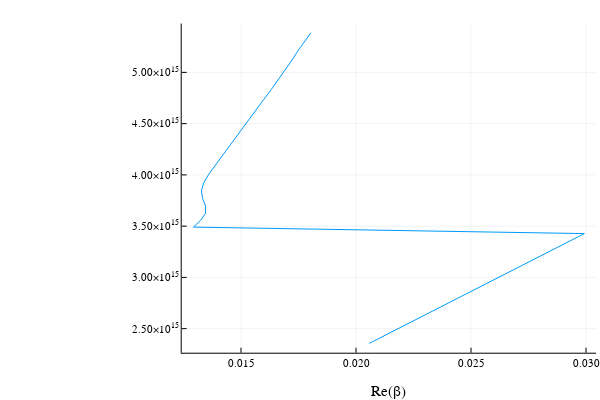

The notebook cell this image was saved under:
### Code cell
plot(real(βtt),3e17k₀A,label=:none,xlabel="Re(β)")

### Figure 1 — Plotly figure (JSON) as saved in the notebook; plotly's stock layout.template omitted (floating-point values rounded to 4 significant figures)
{"data": [{"colorbar": {"len": 0.9143, "title": {"text": ""}, "x": 0.9934, "y": 0.533}, "legendgroup": "", "line": {"color": "rgba(0, 154, 250, 1.000)", "dash": "solid", "shape": "linear", "width": 1}, "mode": "lines", "name": "", "showlegend": false, "type": "scatter", "x": [0.01804, 0.01755, 0.01714, 0.01673, 0.01632, 0.01591, 0.01554, 0.01517, 0.01482, 0.0145, 0.0142, 0.01389, 0.01361, 0.01339, 0.01328, 0.01333, 0.01346, 0.01345, 0.01324, 0.01293, 0.02993, 0.02939, 0.02888, 0.02838, 0.0279, 0.02743, 0.02698, 0.02655, 0.02613, 0.02572, 0.02532, 0.02494, 0.02457, 0.02421, 0.02386, 0.02352, 0.02318, 0.02287, 0.02255, 0.02225, 0.02195, 0.02166, 0.02138, 0.0211, 0.02084, 0.02058], "xaxis": "x", "y": [5385587406153931, 5235987755982989, 5094474573388854, 4960409453036516, 4833219467061220, 4712388980384690, 4597452663789941, 4487989505128276, 4384000000000000.0, 4284000000000000.0, 4188790204786391, 4097729548160600, 4010543813093353, 3926990816987241, 3846848147252808, 3769911184307752, 3696000000000000.0, 3624914600295915, 3556519985195992, 3490658503988659, 3427191985734320, 3365992128846207, 3306939635357677, 3249923434748062, 3195000000000000.0, 3141592653589793, 3090091134678485, 3040000000000000.0, 2992000000000000.0, 2945243112740431, 2899931680236732, 2856000000000000.0, 2813366555453546, 2771993517873347, 2731819698773733, 2693000000000000.0, 2654867031202642, 2618000000000000.0, 2582130948155994, 2547237286694427, 2513000000000000.0, 2480204726518258, 2448000000000000.0, 2416609733530610, 2386000000000000.0, 2356194490192345], "yaxis": "y"}], "layout": {"annotations": [], "height": 400, "legend": {"bgcolor": "rgba(255, 255, 255, 1.000)", "bordercolor": "rgba(0, 0, 0, 1)", "borderwidth": 1, "font": {"color": "rgba(0, 0, 0, 1)", "family": "sans-serif", "size": 11}, "title": {"font": {"color": "rgba(0, 0, 0, 1)", "family": "sans-serif", "size": 15}, "text": ""}, "tracegroupgap": 0, "traceorder": "normal", "x": 1, "xanchor": "auto", "y": 1, "yanchor": "auto"}, "margin": {"b": 20, "l": 0, "r": 0, "t": 20}, "paper_bgcolor": "rgba(255, 255, 255, 1.000)", "plot_bgcolor": "rgba(255, 255, 255, 1.000)", "showlegend": true, "width": 600, "xaxis": {"anchor": "y", "domain": [0.3029, 0.9934], "gridcolor": "rgba(0, 0, 0, 0.1)", "gridwidth": 0.5, "linecolor": "rgba(0, 0, 0, 1)", "mirror": false, "range": [0.01242, 0.03044], "showgrid": true, "showline": true, "showticklabels": true, "tickangle": 0, "tickcolor": "rgb(0, 0, 0)", "tickfont": {"color": "rgba(0, 0, 0, 1)", "family": "sans-serif", "size": 11}, "tickmode": "array", "ticks": "inside", "ticktext": ["0.015", "0.020", "0.025", "0.030"], "tickvals": [0.015, 0.02, 0.025, 0.03], "title": {"font": {"color": "rgba(0, 0, 0, 1)", "family": "sans-serif", "size": 15}, "text": "Re(β)"}, "type": "linear", "visible": true, "zeroline": false, "zerolinecolor": "rgba(0, 0, 0, 1)"}, "yaxis": {"anchor": "x", "domain": [0.07581, 0.9902], "gridcolor": "rgba(0, 0, 0, 0.1)", "gridwidth": 0.5, "linecolor": "rgba(0, 0, 0, 1)", "mirror": false, "range": [2265312702713497, 5476469193632779], "showgrid": true, "showline": true, "showticklabels": true, "tickangle": 0, "tickcolor": "rgb(0, 0, 0)", "tickfont": {"color": "rgba(0, 0, 0, 1)", "family": "sans-serif", "size": 11}, "tickmode": "array", "ticks": "inside", "ticktext": ["2.50×10<sup>15</sup>", "3.00×10<sup>15</sup>", "3.50×10<sup>15</sup>", "4.00×10<sup>15</sup>", "4.50×10<sup>15</sup>", "5.00×10<sup>15</sup>"], "tickvals": [2500000000000000, 3000000000000000, 3500000000000000, 4000000000000000, 4500000000000000, 5000000000000000], "title": {"font": {"color": "rgba(0, 0, 0, 1)", "family": "sans-serif", "size": 15}, "text": ""}, "type": "linear", "visible": true, "zeroline": false, "zerolinecolor": "rgba(0, 0, 0, 1)"}}}
